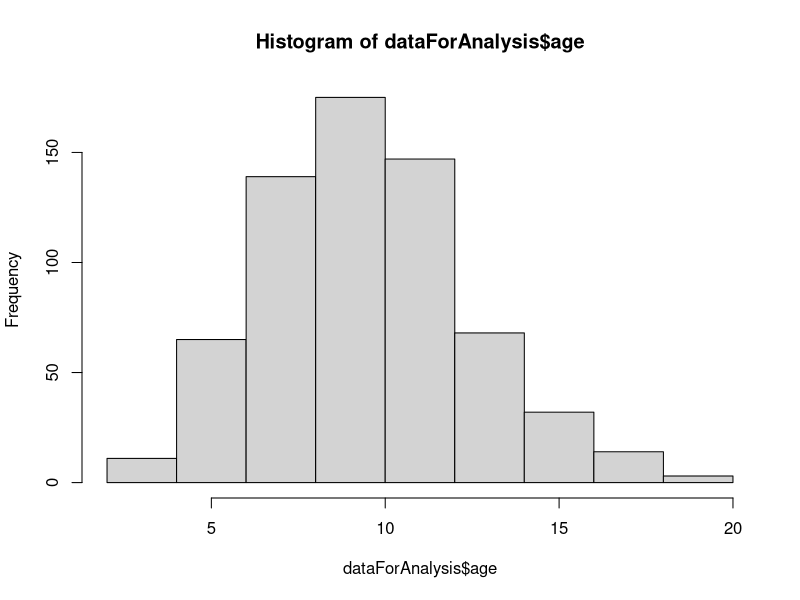
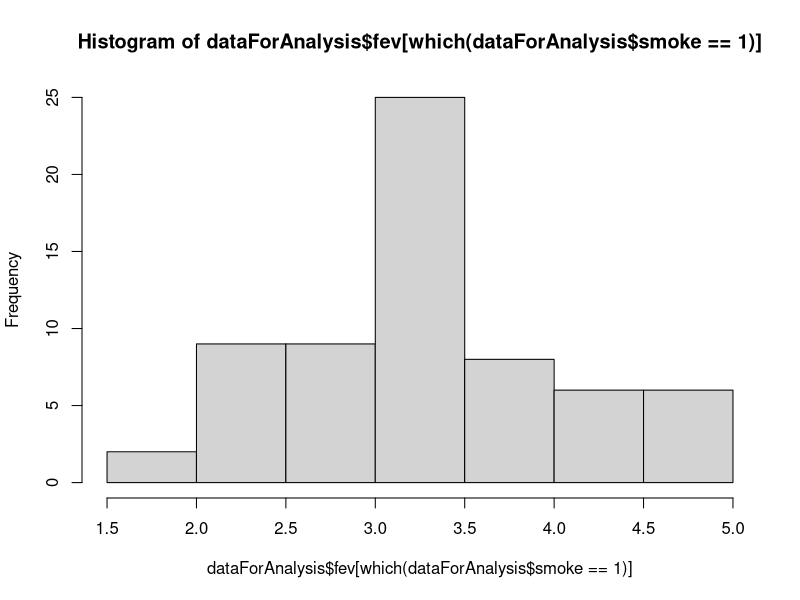
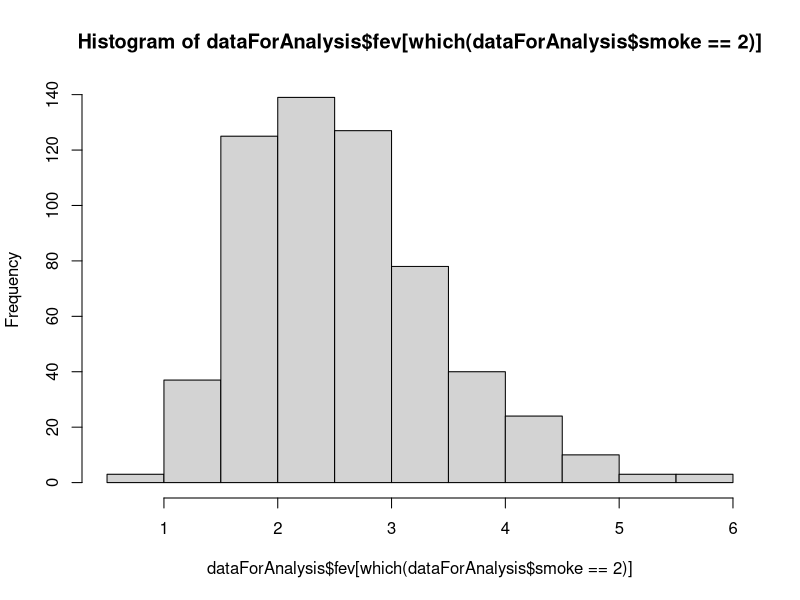
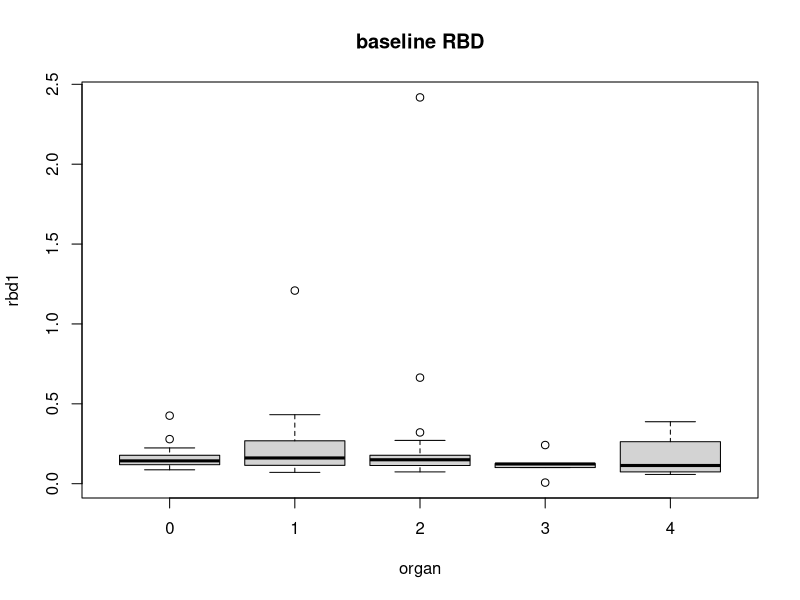
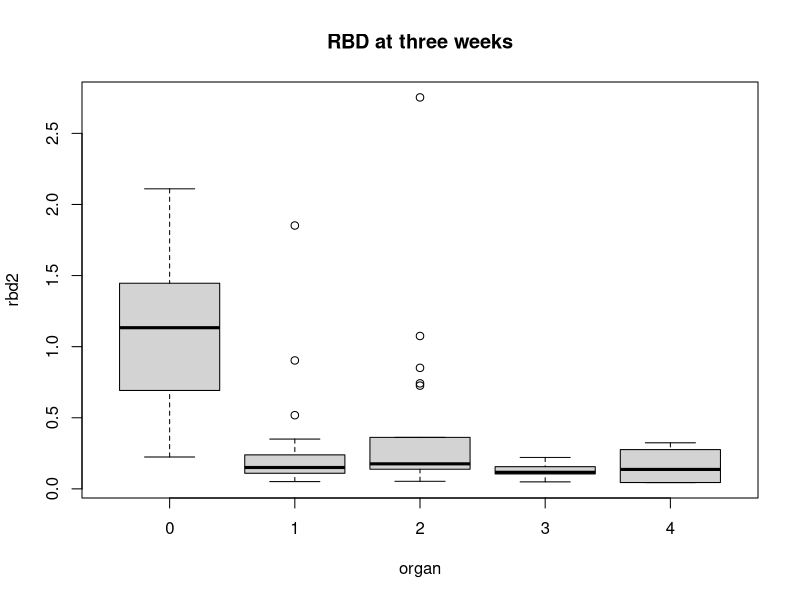

Here is the R script that generated these plots, in order:
## ---- chunk 1

dataForAnalysis=read.csv("./data/fev.csv",header=TRUE,row.names=1)

head(dataForAnalysis)

## ---- chunk 2

hist(dataForAnalysis$age)

## ---- chunk 3
#T stastic caculation
cohortMean=mean(dataForAnalysis$age)
cohortSD=sd(dataForAnalysis$age)
cohortN=nrow(dataForAnalysis)
populationMean=10

TValue=(cohortMean-populationMean)/(cohortSD/sqrt(cohortN))
TValue

## ---- chunk 4
#one sample t test
t.test(dataForAnalysis$age,mu=populationMean)

## ---- chunk 5

wilcox.test(dataForAnalysis$age, mu = populationMean)

## ---- chunk 6

hist(dataForAnalysis$fev[which(dataForAnalysis$smoke==1)])

hist(dataForAnalysis$fev[which(dataForAnalysis$smoke==2)])

tapply(dataForAnalysis$fev,dataForAnalysis$smoke,summary)


## ---- chunk 7

#T statistic calculation
dataX=(dataForAnalysis$fev[which(dataForAnalysis$smoke==1)])
dataY=(dataForAnalysis$fev[which(dataForAnalysis$smoke==2)])

meanX=mean(dataX)
meanY=mean(dataY)
sdX=sd(dataX)
sdY=sd(dataY)
nX=length(dataX)
nY=length(dataY)

TValue=(meanX-meanY)/(sqrt(sdX^2/nX+sdY^2/nY))
TValue


## ---- chunk 8

t.test(dataX,dataY)

## ---- chunk 9

wilcox.test(dataX,dataY)


## ---- chunk 10

#load data
dataForAnalysis=read.csv("./data/sot-covid.csv",header=TRUE,row.names=1)

head(dataForAnalysis)

## ---- chunk 11

summary(dataForAnalysis$rbd2-dataForAnalysis$rbd1)


## ---- chunk 12
#T stastic caculation
diffValue=dataForAnalysis$rbd1-dataForAnalysis$rbd2

cohortMean=mean(diffValue)
cohortSD=sd(diffValue)
cohortN=length(diffValue)
populationMean=0

TValue=(cohortMean-populationMean)/(cohortSD/sqrt(cohortN))
TValue

## ---- chunk 13

t.test(dataForAnalysis$rbd1,dataForAnalysis$rbd2,paired = TRUE)

## ---- chunk 14

t.test(dataForAnalysis$rbd1-dataForAnalysis$rbd2,mu=0)


## ---- chunk 15

wilcox.test(dataForAnalysis$rbd1,dataForAnalysis$rbd2,paired = TRUE)


## ---- chunk 16
boxplot(rbd1   ~ organ, data = dataForAnalysis,main="baseline RBD")

boxplot(rbd2   ~ organ, data = dataForAnalysis,main="RBD at three weeks")


## ---- chunk 17

dataForAnalysis$organ= factor(dataForAnalysis$organ)

#difference of baseline rbd between organ types
anovaResult1 <- aov(rbd1   ~ organ, data = dataForAnalysis)
summary(anovaResult1)

#difference of rbd at three weeks following first vaccine dose between organ types
anovaResult2 <- aov(rbd2   ~ organ, data = dataForAnalysis)
summary(anovaResult2)


## ---- chunk 18

TukeyHSD(anovaResult1)

TukeyHSD(anovaResult2)

## ---- chunk 19
#baselilne rbd
kruskal.test(rbd1 ~ organ, data = dataForAnalysis)

#rbd at three weeks following first vaccine dose
kruskal.test(rbd2 ~ organ, data = dataForAnalysis)


## ---- chunk 20

pairwise.wilcox.test(dataForAnalysis$rbd1 , dataForAnalysis$organ,
                 p.adjust.method = "BH")

pairwise.wilcox.test(dataForAnalysis$rbd2 , dataForAnalysis$organ,
                 p.adjust.method = "BH")

